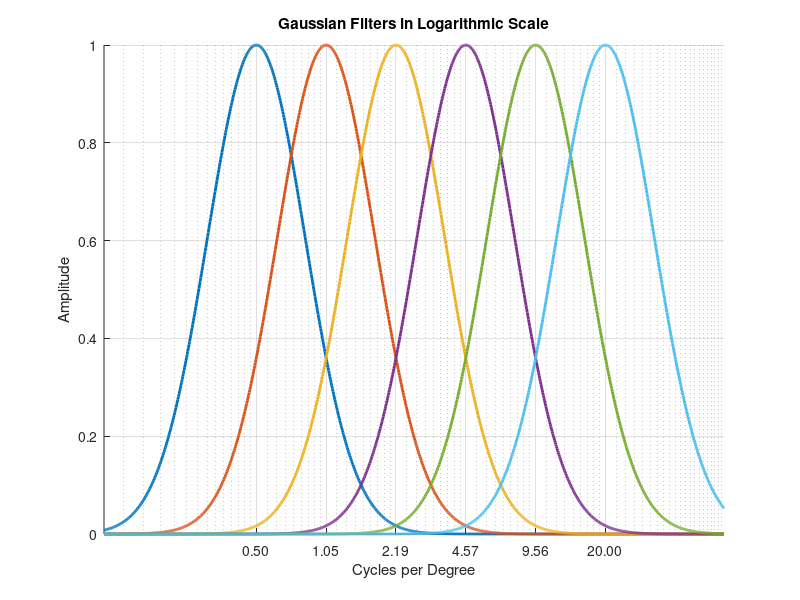
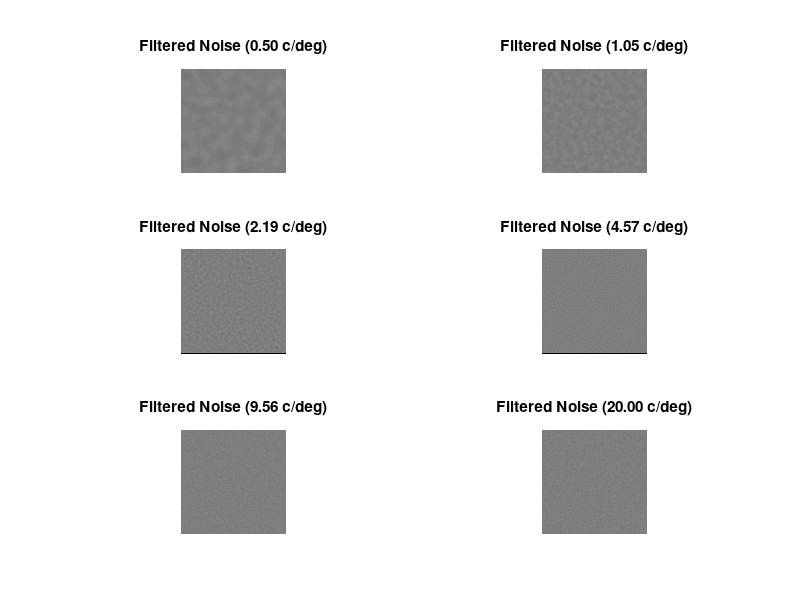

The MATLAB source for these figures, in order:
% ----------------------------------------------------------------------
% noiseDemo
% ----------------------------------------------------------------------
% Goal of the function :
% Generate pink noise with different gaussian filter in SP domain
% ----------------------------------------------------------------------
% Input(s) :
% none
% ----------------------------------------------------------------------
% Output(s):
% non
% ----------------------------------------------------------------------
% Function created by Martin SZINTE (martin.szinte@gmail.com)
% ----------------------------------------------------------------------

clear all; close all;

% Main parameters
imageSize = 1080;
pixelSize = 0.01; % degree per pixel

% Spatial frequency filter paramaters
minFreq = 0.5;
maxFreq = 20;
stepFreq = 6;
overlapValue = 0.60;

% Orientation filter parameters
kappa = 0;
preferred_orientation_deg = 45;

% Contrast filter
C = 0.1; % Michelson contrast

% Define parameters
centers = logspace(log10(minFreq), log10(maxFreq), stepFreq); % Center frequencies

% Calculate sigma based on the desired overlap
logDiff = log10(centers(2)) - log10(centers(1));
sigma = sqrt(-logDiff^2 / (4 * log(overlapValue)));

% Plot Gaussian functions
x = logspace(log10(0.1), log10(70), 1000); % X values for plotting
figure('Position', [2000, 1500, 600, 450]);
hold on; colors = lines(stepFreq); % Initialize figure and colors
for i = 1:length(centers)
    plot(x, exp(-((log10(x) - log10(centers(i))).^2) / (2 * sigma^2)), 'Color', colors(i,:), 'LineWidth', 2);
end

% Customize plot
set(gca, 'XScale', 'log', 'XTick', centers, 'XTickLabel', arrayfun(@(x) sprintf('%.2f', x), centers, 'UniformOutput', false));
xlabel('Cycles per Degree'); ylabel('Amplitude'); title('Gaussian Filters in Logarithmic Scale');
xlim([0.1, 70]); grid on; hold off;

% Generate pink noise patterns
% Create a grid of spatial frequencies
[x, y] = meshgrid(-imageSize/2:imageSize/2-1, -imageSize/2:imageSize/2-1);
x = x / (imageSize * pixelSize); % Convert to cycles per degree
y = y / (imageSize * pixelSize); % Convert to cycles per degree
r = sqrt(x.^2 + y.^2); % Radial frequency

% Generate pink noise in frequency domain
pinkNoise = randn(imageSize); % White noise
pinkNoise = pinkNoise - mean(pinkNoise(:)); % Zero-mean
pinkNoise = pinkNoise / std(pinkNoise(:)); % Unit variance
pinkNoise_fft = fftshift(fft2(pinkNoise)); % Fourier transform
pinkNoise_fft = pinkNoise_fft ./ (r + 1e-5); % Apply 1/f filter (pink noise)

% Filter the pink noise with Gaussian and von Mises filters
filteredNoise = zeros(imageSize, imageSize, stepFreq);
preferred_orientation = deg2rad(preferred_orientation_deg); % Convert to radians
angles = atan2(y, x) - preferred_orientation; % Angular differences
vonMisesFilter = exp(kappa * cos(angles)); % Von Mises filter

for i = 1:stepFreq
    % Create Gaussian filter in frequency domain
    gaussianFilter = exp(-((log10(r) - log10(centers(i))).^2) / (2 * sigma^2));
    gaussianFilter = gaussianFilter / max(gaussianFilter(:)); % Normalize

    % Apply Gaussian and von Mises filters to pink noise
    filteredNoise_fft = pinkNoise_fft .* gaussianFilter .* vonMisesFilter;
    filteredNoise(:,:,i) = real(ifft2(ifftshift(filteredNoise_fft)));
end

% Normalize to [0, 1]
filteredNoise = (filteredNoise - min(filteredNoise(:))) / (max(filteredNoise(:)) - min(filteredNoise(:)));

% Apply Michelson contrast to each filtered noise pattern
for i = 1:stepFreq
    % Extract the current filtered noise pattern
    currentNoise = filteredNoise(:,:,i);

    % Compute mean value
    mean_value = mean(currentNoise(:));

    % Compute Lmax and Lmin
    Lmax = mean_value + (C / 2);
    Lmin = mean_value - (C / 2);

    % Apply Michelson contrast
    contrast_patch = (currentNoise - mean_value) * (Lmax - Lmin) + mean_value;

    % Store the contrast-adjusted pattern
    filteredNoise(:,:,i) = contrast_patch;
end

% Plot the filtered noise patterns
figure('Position', [2000, 0, 600, 800]);
for i = 1:stepFreq
    subplot(3, 2, i);
    imagesc(filteredNoise(:,:,i));
    caxis([0, 1]);
    colormap gray; axis image off;
    title(sprintf('Filtered Noise (%.2f c/deg)', centers(i)));
end
